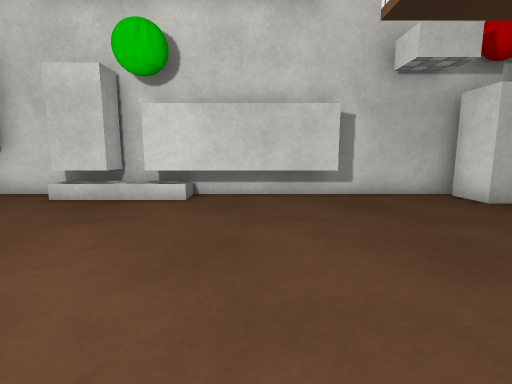
[1] (above)

12 first-person views from a walk through a 3-D level made in the Unity game engine. The camera is 0.64 m above the floor, tilts 8° down and sees 85° across. The floor is counted in squares, 0.5 m on a side. Each view is taken from the middle of a square. On the plan, view 1 faces up. The plan holds only what a view shows up to about 13 squares ahead; the rest is blank. The player character is not drawn. Some surface patterns are stand-ins.

[2]
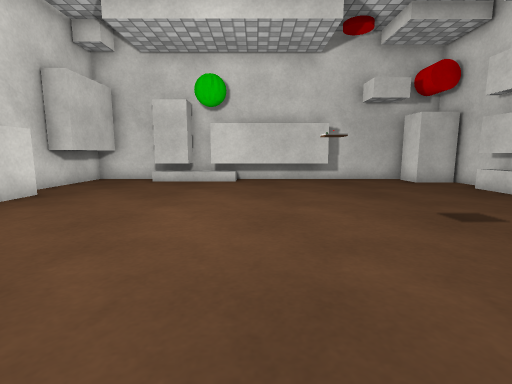

[3]
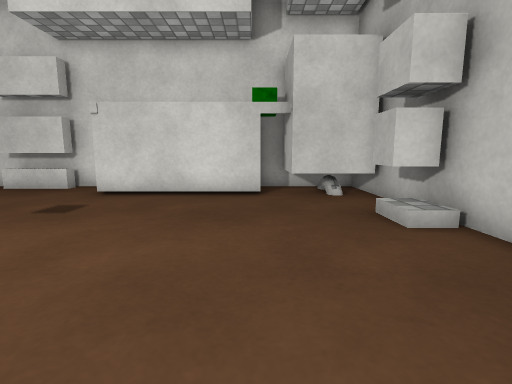

[4]
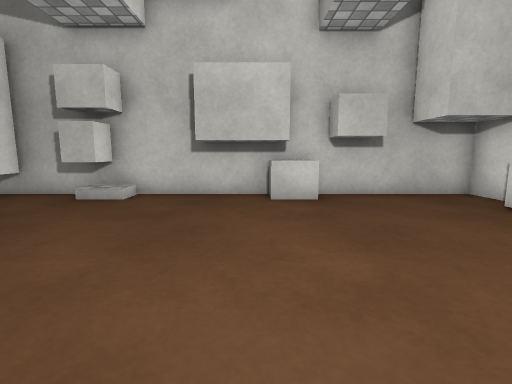

[5]
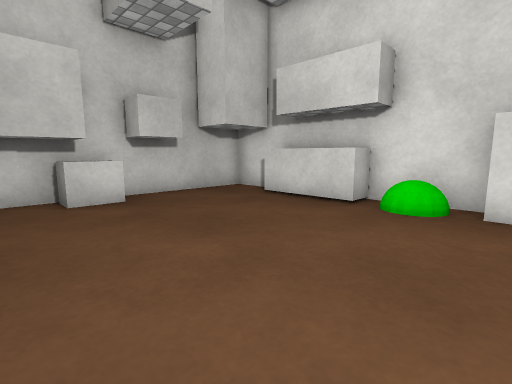

[6]
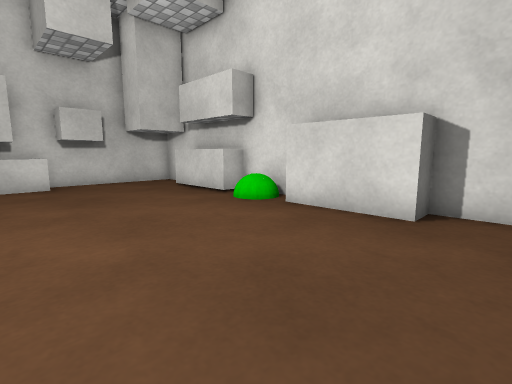

[7]
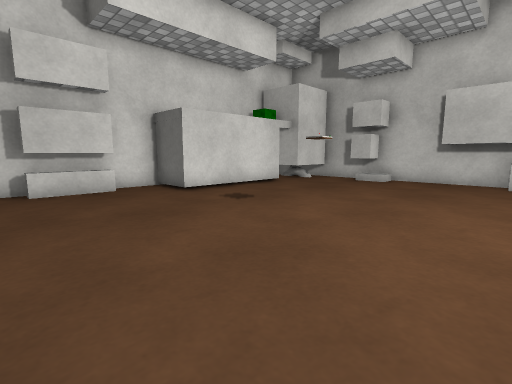

[8]
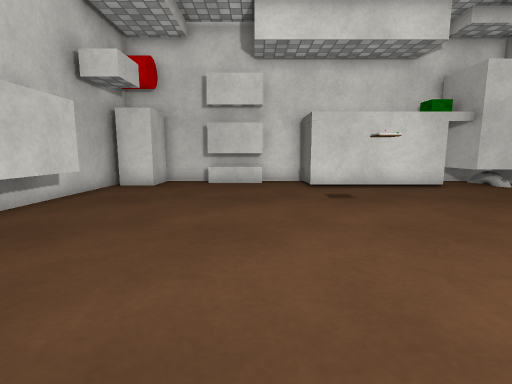

[9]
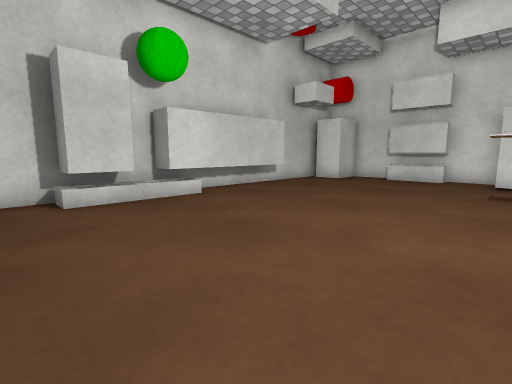

[10]
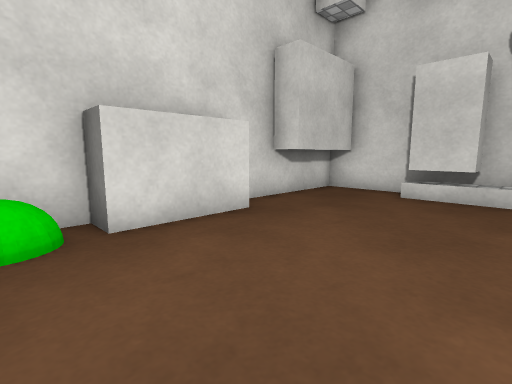

[11]
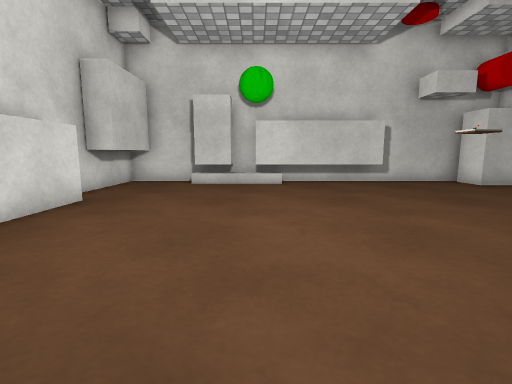

[12]
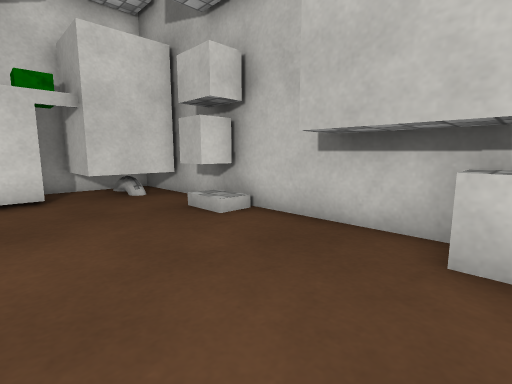

### Floor plan
Ten units are one square. View 1 is at (0, 0); x grows to the right and y downward. Boxes are objects, and circles mark ways between rooms. Rooms are numbered by the first view taken in them; rooms with no view inside come last. Other rooms are left out.
<svg viewBox="-91 -92 173 174">
<path fill="none" stroke="#000" d="M22 -76 -57 -76M-77 22 -77 54M-86 -4 -86 6M-55 -76 -55 -85M-86 16 -86 77 77 77M16 66 34 66M-37 66 -4 66M56 42 56 -9 77 -9 77 -70 59 -70 59 -84M74 -27 69 -27 69 -50 74 -50M-55 66 -42 66M23 75 23 65M-77 -85 -77 -54 -86 -54M52 75 52 51 75 51M66 -87 -86 -87 -86 -35 -77 -35 -77 -4M-57 -76 -57 -84M-86 6 -86 16M-86 22 -77 22M-77 -4 -86 -4"/>
<rect x="-5" y="-15" width="20" height="20" fill="#bbb"><title>other object</title></rect>
<text x="-10" y="-10">1</text>
<text x="-80" y="10">2</text>
</svg>

Where each view was taken, in squares from view 1:
view 1: 0 up, 0 right, facing up
view 2: 5 down, 1 left, facing up
view 3: 4 down, 3 left, facing right
view 4: 1 up, 2 left, facing down
view 5: 1 up, 1 left, facing down-left
view 6: 5 up, 2 left, facing down-left
view 7: 6 up, 3 left, facing down-right
view 8: 3 up, 5 left, facing right
view 9: 0 up, 7 left, facing up-right
view 10: 1 down, 3 left, facing up-left
view 11: 4 down, 3 left, facing up
view 12: 3 down, 3 left, facing down-right
